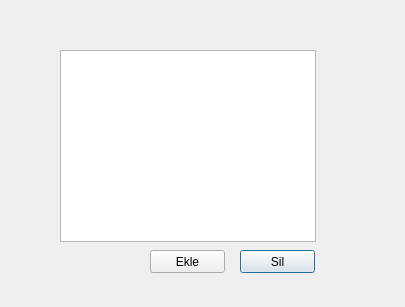
<?xml version="1.0" encoding="UTF-8"?>
<ui version="4.0">
 <class>Dialog</class>
 <widget class="QDialog" name="Dialog">
  <property name="geometry">
   <rect>
    <x>0</x>
    <y>0</y>
    <width>405</width>
    <height>307</height>
   </rect>
  </property>
  <property name="windowTitle">
   <string>Dialog</string>
  </property>
  <widget class="QTableView" name="uyeListeView">
   <property name="geometry">
    <rect>
     <x>60</x>
     <y>50</y>
     <width>256</width>
     <height>192</height>
    </rect>
   </property>
  </widget>
  <widget class="QPushButton" name="silButton">
   <property name="geometry">
    <rect>
     <x>240</x>
     <y>250</y>
     <width>75</width>
     <height>23</height>
    </rect>
   </property>
   <property name="text">
    <string>Sil</string>
   </property>
  </widget>
  <widget class="QPushButton" name="ekleButton">
   <property name="geometry">
    <rect>
     <x>150</x>
     <y>250</y>
     <width>75</width>
     <height>23</height>
    </rect>
   </property>
   <property name="text">
    <string>Ekle</string>
   </property>
  </widget>
 </widget>
 <resources/>
 <connections/>
</ui>
